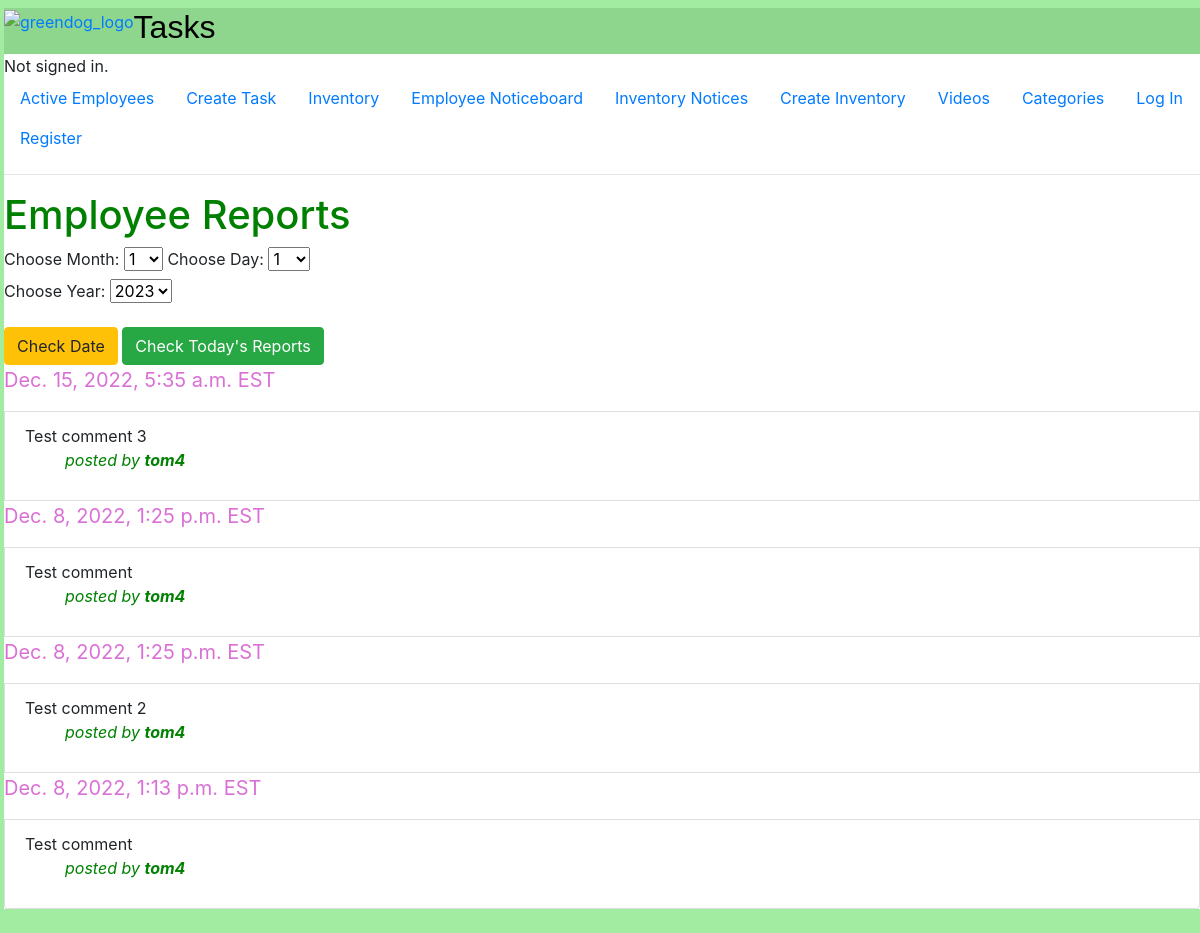
/employeeComments, run on an earlier commit of the app's database.
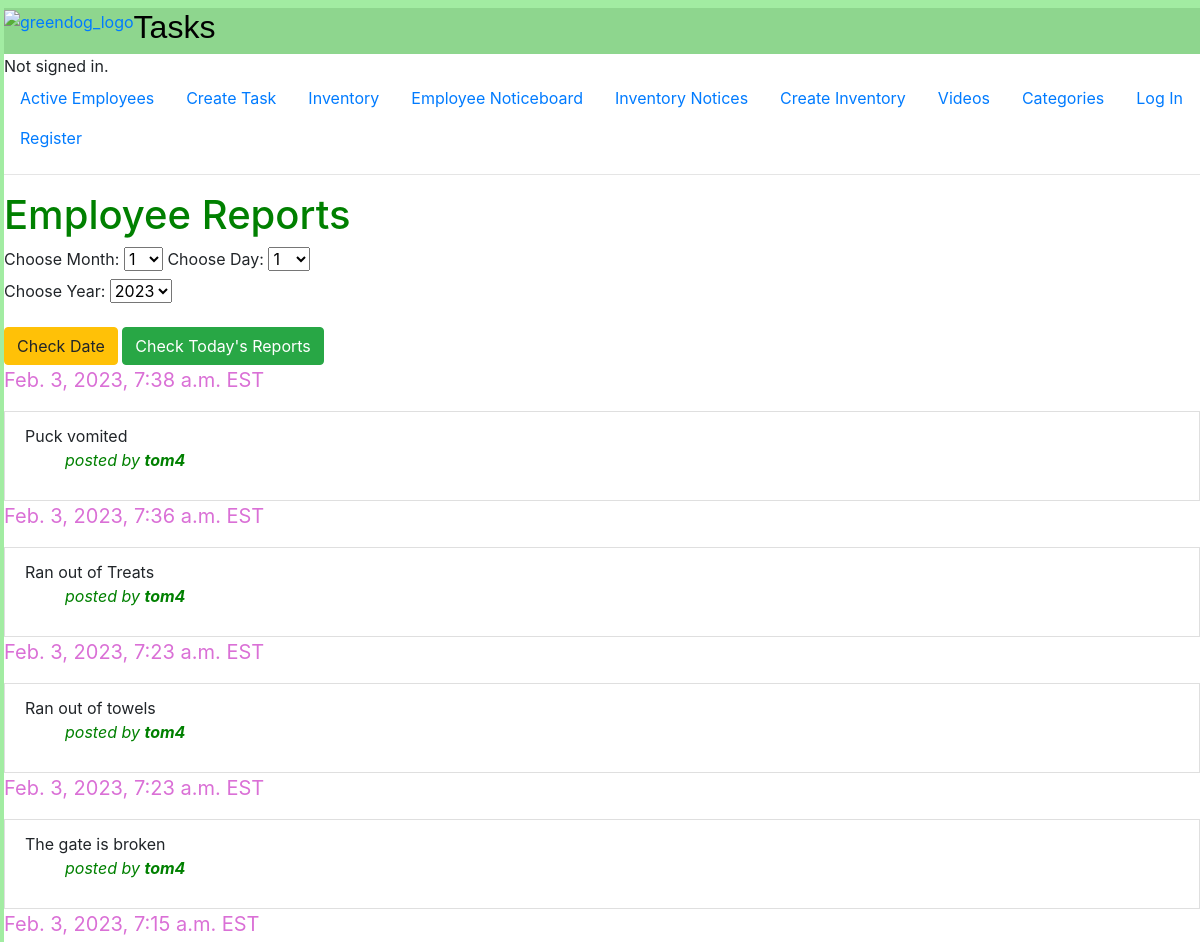
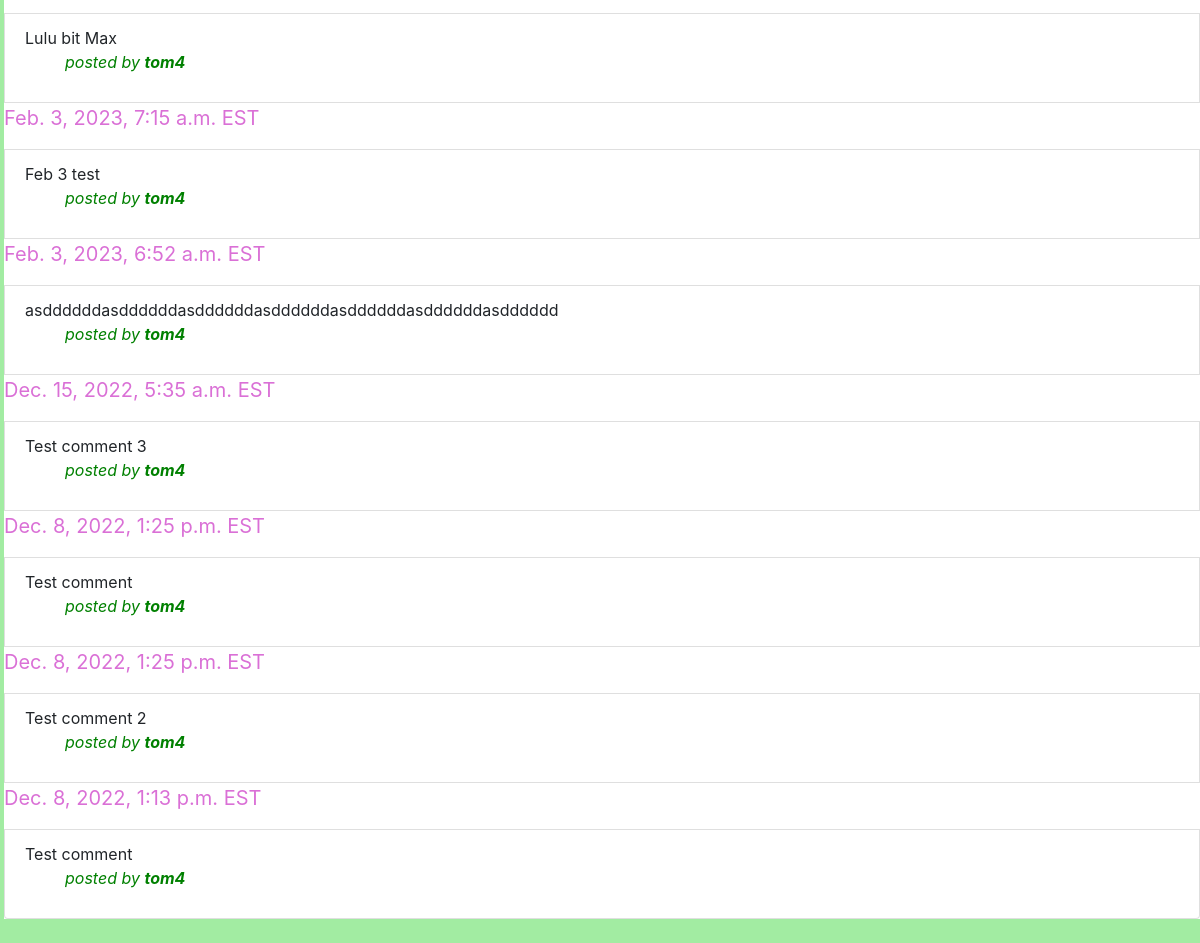
And on a later commit of the database (2 pictures, top to bottom).
### auctions/models.py (models this page shows, shortened)
class employeeComment(models.Model):
    author = models.ForeignKey(
        User, on_delete=models.CASCADE,  blank=True, null=True, related_name="commentUser")
    employee = models.ForeignKey(
        Employee, on_delete=models.CASCADE,  blank=True, null=True, related_name="commentEmployee")
    message = models.CharField(max_length=1000)
    datetime = models.DateTimeField(
        max_length=100, default=datetime.now().strftime("%Y-%m-%d %H:%M:%S"))

class User(AbstractUser):
    pass

### auctions/views.py (the view)
# urls.py: path("employeeComments", views.employeeComments, name="employeeComments"),
def employeeComments(request):
    comments = employeeComment.objects
    comments = comments.order_by('-id')[:100:1]
    today = datetime.datetime.now()
    currentYear = today.year
    return render(request,"auctions/employeeComments.html",{
        "comments": comments,
            "rangeDays": range(1,32),
            "rangeHours": range(1,13),
            "rangeMinutes": range(0,31,30),
            "rangeMonths": range(1,13),
            "rangeYears": range(currentYear, currentYear - 3, -1)
    })

### auctions/templates/auctions/employeeComments.html (shortened to what this page needs)
{% extends "auctions/layout.html" %}
    {% block body %}
<div>
    <h1 style="color:Green">Employee Reports</h1>
    <form action="{% url 'sortNotices' %}" method = "POST">
            <div class="form-group">
      <label for="month">Choose Month:</label>
      <select name="month" id="month">
            {% for i in rangeMonths %}
                <option value="{{i}}">{{i}}</option>
            {% endfor %}
      </select>
      <label for="startDay">Choose Day:</label>
      <select name="day" id="day">
            {% for i in rangeDays %}
                <option value="{{i}}">{{i}}</option>
            {% endfor %}
      </select>
    <div class="form-group">
      <label for="startYear">Choose Year:</label>
      <select name="year" id="year">
            {% for i in rangeYears %}
                <option value="{{i}}">{{i}}</option>
            {% endfor %}
    </select>
  </div>
            <button type="submit" class="btn btn-warning">Check Date</button>
            <button type="submit" class="btn btn-success"><a href="todayEmployeeComments" style="color:white">Check Today's Reports</a></button>
        </form>
    {% for comment in comments %}
    <p style="color:orchid; font-size:20px">{{comment.datetime}} EST </p>
    <li class="list-group-item"> {{comment.message}}
        <ul style="color:green"><i>posted by <strong>{{comment.author}}</strong></p></i></ul>
    </li>
    {% endfor %}
</div>
{% endblock %}

### auctions/templates/auctions/layout.html (shortened to what this page needs)
{% load static %}
<!DOCTYPE html>
<html lang="en">
    <head>
        <link rel="stylesheet" href="https://stackpath.bootstrapcdn.com/bootstrap/4.4.1/css/bootstrap.min.css">
        <link href="{% static 'auctions/styles.css' %}" rel="stylesheet">
    </head>
    <body>
        <div id="nav-bar" class="d-flex flex-row" style="background-color: rgb(142, 214, 142)"">
               <a href="/"><img src="https://www.grrreendog.com/wp-content/uploads/2019/02/grrreendog-grooming-and-spa-daycamp-big.png" style="height:10vh;margin:0" alt="greendog_logo"> </a>
               <a href="/"><h2 style="color:black; font-family:'Comic Sans MS', Comic, sans-serif">Tasks</h2></a>
        </div>
        <div>
            {% if user.is_authenticated %}
                Signed in as <strong>{{ user.username }}</strong>.
            {% else %}
                Not signed in.
            {% endif %}
        </div>
        <ul class="nav">
            <li class="nav-item">
                <a class="nav-link" href="{% url 'employees' %}">Active Employees</a>
            </li>
            <li class="nav-item">
                <a class="nav-link" href="{% url 'createTask' %}">Create Task</a>
            </li>
            <li class="nav-item">
                <a class="nav-link" href="{% url 'active' %}">Inventory</a>
            </li>
            <li class="nav-item">
                <a class="nav-link" href="{% url 'employeeComments' %}">Employee Noticeboard</a>
            </li>
            <li class="nav-item">
                <a class="nav-link" href="{% url 'inventoryComments' %}">Inventory Notices</a>
            </li>
            <li class="nav-item">
                <a class="nav-link" href="{% url 'create' %}">Create Inventory</a>
            </li>
            <li class="nav-item">
                <a class="nav-link" href="{% url 'videos' %}">Videos</a>
            </li>
            <li class="nav-item">
                <a class="nav-link" href="{% url 'categories' %}">Categories</a>
            </li>
            {% if user.is_authenticated %}
                <li class="nav-item">
                    <a class="nav-link" href="{% url 'logout' %}">Log Out</a>
                </li>
            {% else %}
                <li class="nav-item">
                    <a class="nav-link" href="{% url 'login' %}">Log In</a>
                </li>
                <li class="nav-item">
                    <a class="nav-link" href="{% url 'register' %}">Register</a>
                </li>
            {% endif %}
        </ul>
        <hr>
        {% block body %}
        {% endblock %}
    </body>
</html>

### auctions/static/auctions/styles.css (style rules this page uses)
html { margin: 1vh; }
#nav-bar { margin:0; }

### auctions/templates/auctions/layout.html (style rules this page uses)
html { background-color: rgb(162, 236, 162); margin-left:0.5vh; margin-right:0vh; }

What changed in the data, as far as the page shows it:
added employeeComment: datetime "Feb. 3, 2023, 7:38 a.m.", message "Puck vomited", author "tom4"
added employeeComment: datetime "Feb. 3, 2023, 7:36 a.m.", message "Ran out of Treats", author "tom4"
added employeeComment: datetime "Feb. 3, 2023, 7:23 a.m.", message "Ran out of towels", author "tom4"
added employeeComment: datetime "Feb. 3, 2023, 7:23 a.m.", message "The gate is broken", author "tom4"
added employeeComment: datetime "Feb. 3, 2023, 7:15 a.m.", message "Lulu bit Max", author "tom4"
added employeeComment: datetime "Feb. 3, 2023, 7:15 a.m.", message "Feb 3 test", author "tom4"
added employeeComment: datetime "Feb. 3, 2023, 6:52 a.m.", message "asddddddasddddddasddddddasddddddasddddddasddddddasdddddd", author "tom4"
